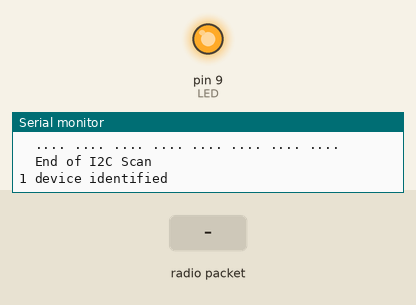
A sketch run on a simulated Arduino Uno, built with avr-gcc and run on an emulated ATmega328P. Shown: output pins drawn as LEDs (lit = HIGH), the last lines printed to the serial monitor. Inputs (shaded band) come from the test bench. Random numbers use the default seed unless the sketch sets one; no radio packets arrive unless stated.

Above: at 3.5 s.
At 6.7 s:
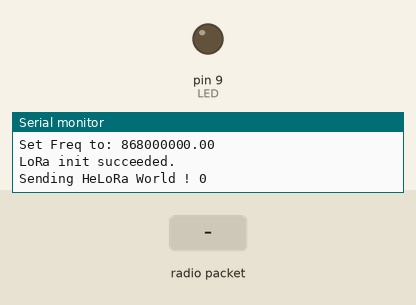
6.8 s: radio packet "1" arrives
Timing chart, 0 to 15.8 s (numbered marks = the images above; inputs shaded):
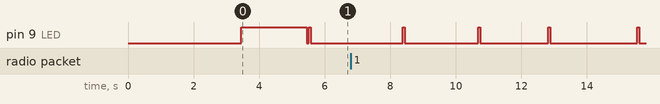

The sketch:

Test_LoRa_NFC_328p_Lora.ino
```cpp
//  ----------------------------------------------------------------------

#include <Wire.h> /* Indispensable pour la gestion de l'I2C */
#include <SPI.h>
#include <LoRa.h>

#define RFM95_CS 8
#define RFM95_RST 7
#define RFM95_INT 2
#define LED 9

#define A_Vref 1126400L  // 1,1 * 1024 *1000 =1126400L (apply coef to reality) display (3645) , measured (3614)= coef = 0,991495

byte msgCount = 0;            // count of outgoing messages
int interval = 2000;          // interval between sends
long lastSendTime = 0;        // time of last packet send


// Change to 434.0 or other frequency, must match RX's freq!
#define LORA_FREQ 868E6

void test_voltage(void);
void init_Lora();
void test_Lora();

void setup()
{
  /* Les variables du programme */
  byte adresse;
  byte resultat;
  byte nb_existe = 0;
  byte nb_defaut = 0;

  Wire.begin();
  Serial.begin(9600);

  Serial.println("  ____                             ___   ____     ____ ");
  Serial.println(" / ___|    ___    __ _   _ __     |_ _| |___ \\   / ___|");
  Serial.println(" \\___ \\   / __|  / _` | | '_ \\     | |    __) | | |    ");
  Serial.println("  ___) | | (__  | (_| | | | | |    | |   / __/  | |___ ");
  Serial.println(" |____/   \\___|  \\__,_| |_| |_|   |___| |_____|  \\____|");
  Serial.println();

  Serial.println("\nBegin scan");

    Serial.print("\t.... ");

  /* I2C scan begin */
  for (adresse = 1; adresse < 128; adresse++ )
  {
    Wire.beginTransmission(adresse);    /* Commence une transmission a l'adresse indiquee */
    resultat = Wire.endTransmission();
    /* resultat = result of transmission
        0 : success (device OK)
        1 : data too long for the buffer (error)
        2 : NACK received on the address (no device)
        3 : NACK received on data transmission (no device)
        4 : other error (so Error) */

    if (resultat == 0)
    {
      if (adresse < 16)Serial.print("0x0");
      else Serial.print("0x");
      Serial.print(adresse, HEX);
      Serial.print(" ");
      nb_existe++;
    }
    else if ((resultat == 4) || (resultat == 1)) {

      Serial.print("#### ");
      nb_existe++;
      nb_defaut++;
    }
    else  Serial.print(".... ");
    delay(25);

    if (((adresse + 1) % 8) == 0)
    {
      Serial.println();
      if (adresse < 255)Serial.print("\t");

    }
  }

  /* end of I2C scan */
  Serial.println("End of I2C Scan\n");

  if (nb_existe == 0)Serial.println("no I2C Device !");
  else
  {

    Serial.print(nb_existe);
    if (nb_existe < 2)Serial.print(" device identified");
    else Serial.print(" devices identified");

    if (nb_defaut != 0)
    {
      Serial.print(" almong ");
      Serial.print(nb_defaut);
      if (nb_defaut < 2)Serial.println(" device in error.");
      else Serial.println(" devices in errors.");
    }
  }

  Serial.println(); /* Saut de ligne supplémentaire */

  // TEST the LED
  pinMode(LED, OUTPUT);
 /* Test led */
  digitalWrite(LED, HIGH);   // turn the LED on (HIGH is the voltage level)
  delay(2000);
  digitalWrite(LED, LOW);   // turn the LED on (HIGH is the voltage level)

   test_voltage();

   init_Lora();
}


void loop()
{

  if (millis() - lastSendTime > interval) {
    digitalWrite(LED, HIGH);   // turn the LED on (HIGH is the voltage level)

    String message = "HeLoRa World ! ";   // send a message
    message += msgCount;
    sendMessage(message);
    Serial.println("Sending " + message);
    lastSendTime = millis();            // timestamp the message
    interval = random(3000) + 1000;    // 2-3 seconds

    digitalWrite(LED, LOW);    // turn the LED off by making the voltage LOW
  }

  // parse for a packet, and call onReceive with the result:
  onReceive(LoRa.parsePacket());
}


void test_voltage() {
   float val = 0;
   long result;
  // Read 1.1V reference against AVcc
  ADMUX = _BV(REFS0) | _BV(MUX3) | _BV(MUX2) | _BV(MUX1);
  delay(2); // Wait for Vref to settle
  ADCSRA |= _BV(ADSC); // Convert
  while (bit_is_set(ADCSRA,ADSC));
  result = ADCL;
  result |= ADCH<<8;
  result = A_Vref / result; // Back-calculate AVcc in mV 1126400 = 1.1 * 1024
  val = (float) result;
  Serial.print("Voltage = ");
   Serial.print(val/1000);
   Serial.println(" V");
}

void init_Lora() {

      Serial.println("Arduino LoRa TX/RX Test!");

       //setup LoRa transceiver module
       LoRa.setPins(RFM95_CS, RFM95_RST, RFM95_INT);


       while (!LoRa.begin(LORA_FREQ)) {
        Serial.println("LoRa init failed. Check your connections.");
        delay(500);
       }
      Serial.println("LoRa radio init OK!");

      Serial.print("Set Freq to: "); Serial.println(LORA_FREQ);
      // Defaults after init are 434.0MHz, 13dBm, Bw = 125 kHz, Cr = 4/5, Sf = 128chips/symbol, CRC on

      LoRa.setSyncWord(0xF3);           // ranges from 0-0xFF, default 0x34, see API docs
      Serial.println("LoRa init succeeded.");
    }


void sendMessage(String outgoing) {
  LoRa.beginPacket();                   // start packet
  LoRa.print(outgoing);                 // add payload
  LoRa.endPacket();                     // finish packet and send it
  msgCount++;                           // increment message ID
}

void onReceive(int packetSize) {
  if (packetSize == 0) return;          // if there's no packet, return

  // read packet header bytes:
  String incoming = "";

  while (LoRa.available()) {
    incoming += (char)LoRa.read();
  }

  Serial.println("Message received: " + incoming);
  Serial.println("RSSI: " + String(LoRa.packetRssi()));
  Serial.println("Snr: " + String(LoRa.packetSnr()));
  Serial.println();
}
```
